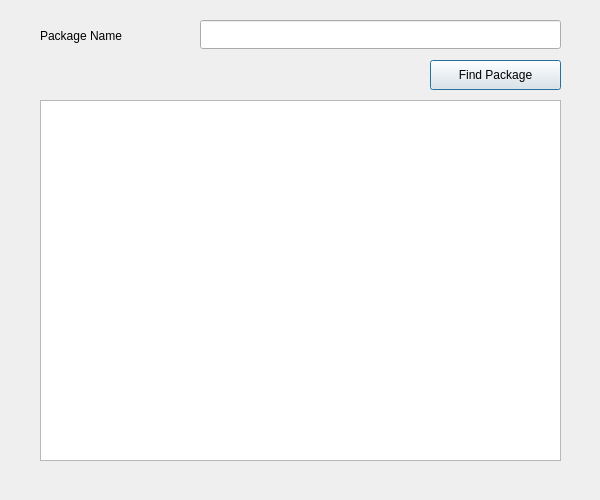
<?xml version="1.0" encoding="UTF-8"?>
<ui version="4.0">
 <class>findPackage</class>
 <widget class="QDialog" name="findPackage">
  <property name="geometry">
   <rect>
    <x>0</x>
    <y>0</y>
    <width>600</width>
    <height>500</height>
   </rect>
  </property>
  <property name="maximumSize">
   <size>
    <width>600</width>
    <height>500</height>
   </size>
  </property>
  <property name="windowTitle">
   <string>Find Package</string>
  </property>
  <widget class="QLabel" name="label">
   <property name="geometry">
    <rect>
     <x>40</x>
     <y>20</y>
     <width>151</width>
     <height>31</height>
    </rect>
   </property>
   <property name="text">
    <string>Package Name</string>
   </property>
  </widget>
  <widget class="QLineEdit" name="txtPackageName">
   <property name="geometry">
    <rect>
     <x>200</x>
     <y>20</y>
     <width>361</width>
     <height>29</height>
    </rect>
   </property>
  </widget>
  <widget class="QPushButton" name="btnFindPackage">
   <property name="geometry">
    <rect>
     <x>430</x>
     <y>60</y>
     <width>131</width>
     <height>30</height>
    </rect>
   </property>
   <property name="text">
    <string>Find Package</string>
   </property>
  </widget>
  <widget class="QTableView" name="tableView">
   <property name="geometry">
    <rect>
     <x>40</x>
     <y>100</y>
     <width>521</width>
     <height>361</height>
    </rect>
   </property>
  </widget>
 </widget>
 <resources/>
 <connections/>
</ui>
